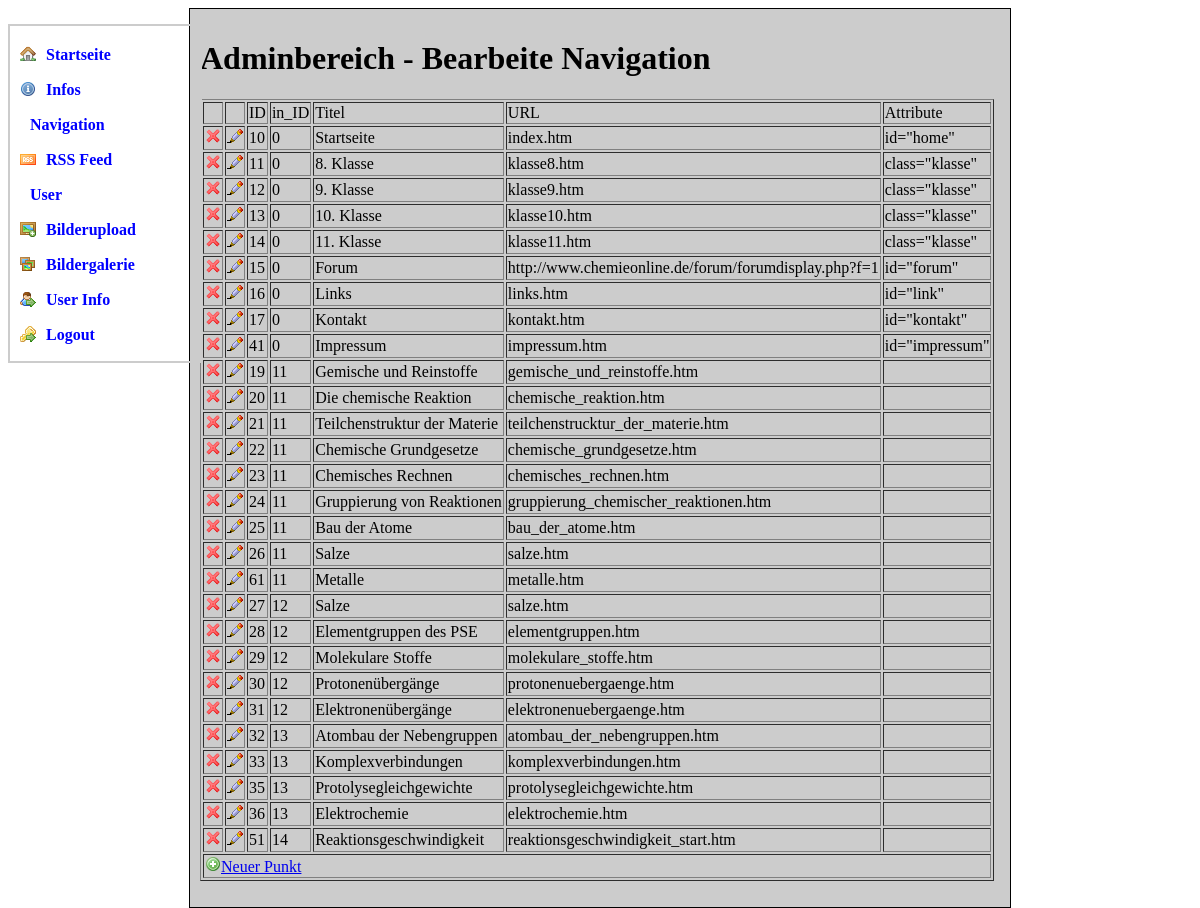
/admin/edit_navi.php (signed in), run on the app's committed database.
### tables this page shows
CREATE TABLE IF NOT EXISTS `navigation` (
  `id` int(11) NOT NULL AUTO_INCREMENT,
  `in_id` int(11) DEFAULT NULL,
  `type` varchar(30) NOT NULL DEFAULT 'Admin-Navigation',
  `url` varchar(255) NOT NULL,
  `title` varchar(30) NOT NULL,
  `attribute` varchar(100) NOT NULL,
  PRIMARY KEY (`id`)
);

### admin/edit_navi.php (the view, shortened to what this page needs)
<!DOCTYPE html PUBLIC "-//W3C//DTD XHTML 1.0 Strict//EN"
	"http://www.w3.org/TR/xhtml1/DTD/xhtml1-strict.dtd">
<html xmlns="http://www.w3.org/1999/xhtml" xml:lang="de" >
<head>
    <link rel="stylesheet" type="text/css" href="style/cms.css"  media="screen" />
</head>
<body>
<ul id="nav">
<?
$sql	= "SELECT * FROM navigation WHERE type='Admin-Navigation' ORDER BY id ASC";
$result	= mysql_query($sql);
while($row = mysql_fetch_assoc($result)){
    echo '<li '.$row['attribute'].'><a href="'.$row['url'].'">'.$row['title'].'</a></li>';
}
?>
</ul>
<div id="content">
<h1>Adminbereich - Bearbeite Navigation</h1>
<table border="1">
<tr><td>&nbsp;</td><td>&nbsp;</td><td>ID</td><td>in_ID</td><td>Titel</td><td>URL</td><td>Attribute</td></tr>
<?
    $sql = 'SELECT * FROM `navigation` WHERE type = "Navigation" ORDER BY in_id, id ASC';
    $result = mysql_query($sql);
    while($row = mysql_fetch_assoc($result)){
	echo '<tr><td><a href="edit_navi.php?id='.$row['id'].'&action=delete"><img src="style/cross.png" alt="L&ouml;schen"/></a></td>';
	echo '<td><a href="edit_navi.php?id='.$row['id'].'&action=edit"><img src="style/edit.png" alt="Bearbeiten"/></a></td>';
	echo '<td>'.$row['id'].'</td>';
	echo '<td>'.$row['in_id'].'</td>';
	echo '<td>'.$row['title'].'</td>';
	echo '<td>'.$row['url'].'</td>';
	echo '<td>'.$row['attribute'].'</td>';
	echo '</tr>';
    }
?>
<tr><td colspan="7"><a href="edit_navi.php?action=new"><img src="style/add.png" alt="new" />Neuer Punkt</a></td></tr>
</table>
</body>
</html>

### admin/style/cms.css (style rules this page uses)
img { float : none; border : 0; }
#pic, .user, #logout, #home, #pic_upload, #rss, #infos { padding-left: 16px; }
.user { background: url(user_go.png) no-repeat left center; }
#infos { background: url(information.png) no-repeat left center; }
#rss { background: url(rss.png) no-repeat left center; }
#pic_upload { background: url(photo_add.png) no-repeat left center; }
#pic { background: url(photos.png) no-repeat left center; }
#logout { background: url(key_go.png) no-repeat left center; }
#home { background: url(house.png) no-repeat left center; }
#content { margin : auto; width : 800px; background : #ccc; padding : 10px 10px 10px 10px; border : #000 solid 1px; }
#nav { position: absolute; border: 2px solid #ccc; padding:10px 0 10px 10px; list-style:none; width: 180px; }
#nav a { text-decoration:none; display:block; min-width: 150px; color: blue; font-weight:bold; padding-left: 10px; padding-top:3px; }
#nav li { position:relative; line-height: 2em; }

### data on the page
navigation: shows a picture, title "Startseite"
navigation: shows a picture, title "Infos"
navigation: title "Navigation"
navigation: shows a picture, title "RSS Feed"
navigation: title "User"
navigation: shows a picture, title "Bilderupload"
navigation: shows a picture, title "Bildergalerie"
navigation: shows a picture, title "User Info"
navigation: shows a picture, title "Logout"
navigation: id "10", in "0", title "Startseite", url "index.htm", attribute "id=\"home\""
navigation: id "11", in "0", title "8. Klasse", url "klasse8.htm", attribute "class=\"klasse\""
navigation: id "12", in "0", title "9. Klasse", url "klasse9.htm", attribute "class=\"klasse\""
navigation: id "13", in "0", title "10. Klasse", url "klasse10.htm", attribute "class=\"klasse\""
navigation: id "14", in "0", title "11. Klasse", url "klasse11.htm", attribute "class=\"klasse\""
navigation: id "15", in "0", title "Forum", url "http://www.chemieonline.de/forum/forumdisplay.php?f=1", attribute "id=\"forum\""
navigation: id "16", in "0", title "Links", url "links.htm", attribute "id=\"link\""
navigation: id "17", in "0", title "Kontakt", url "kontakt.htm", attribute "id=\"kontakt\""
navigation: id "41", in "0", title "Impressum", url "impressum.htm", attribute "id=\"impressum\""
navigation: id "19", in "11", title "Gemische und Reinstoffe", url "gemische_und_reinstoffe.htm"
navigation: id "20", in "11", title "Die chemische Reaktion", url "chemische_reaktion.htm"
navigation: id "21", in "11", title "Teilchenstruktur der Materie", url "teilchenstrucktur_der_materie.htm"
navigation: id "22", in "11", title "Chemische Grundgesetze", url "chemische_grundgesetze.htm"
navigation: id "23", in "11", title "Chemisches Rechnen", url "chemisches_rechnen.htm"
navigation: id "24", in "11", title "Gruppierung von Reaktionen", url "gruppierung_chemischer_reaktionen.htm"
navigation: id "25", in "11", title "Bau der Atome", url "bau_der_atome.htm"
navigation: id "26", in "11", title "Salze", url "salze.htm"
navigation: id "61", in "11", title "Metalle", url "metalle.htm"
navigation: id "27", in "12", title "Salze", url "salze.htm"
navigation: id "28", in "12", title "Elementgruppen des PSE", url "elementgruppen.htm"
navigation: id "29", in "12", title "Molekulare Stoffe", url "molekulare_stoffe.htm"
navigation: id "30", in "12", title "Protonenübergänge", url "protonenuebergaenge.htm"
navigation: id "31", in "12", title "Elektronenübergänge", url "elektronenuebergaenge.htm"
navigation: id "32", in "13", title "Atombau der Nebengruppen", url "atombau_der_nebengruppen.htm"
navigation: id "33", in "13", title "Komplexverbindungen", url "komplexverbindungen.htm"
navigation: id "35", in "13", title "Protolysegleichgewichte", url "protolysegleichgewichte.htm"
navigation: id "36", in "13", title "Elektrochemie", url "elektrochemie.htm"
navigation: id "51", in "14", title "Reaktionsgeschwindigkeit", url "reaktionsgeschwindigkeit_start.htm"
